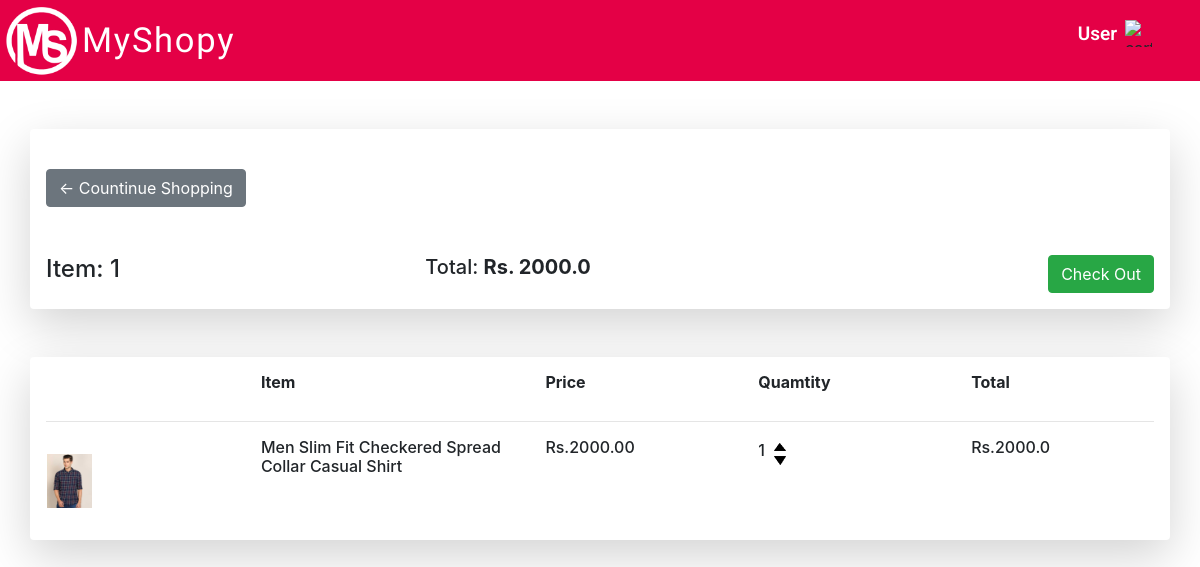
The app's page /cart/ (signed in), older data.
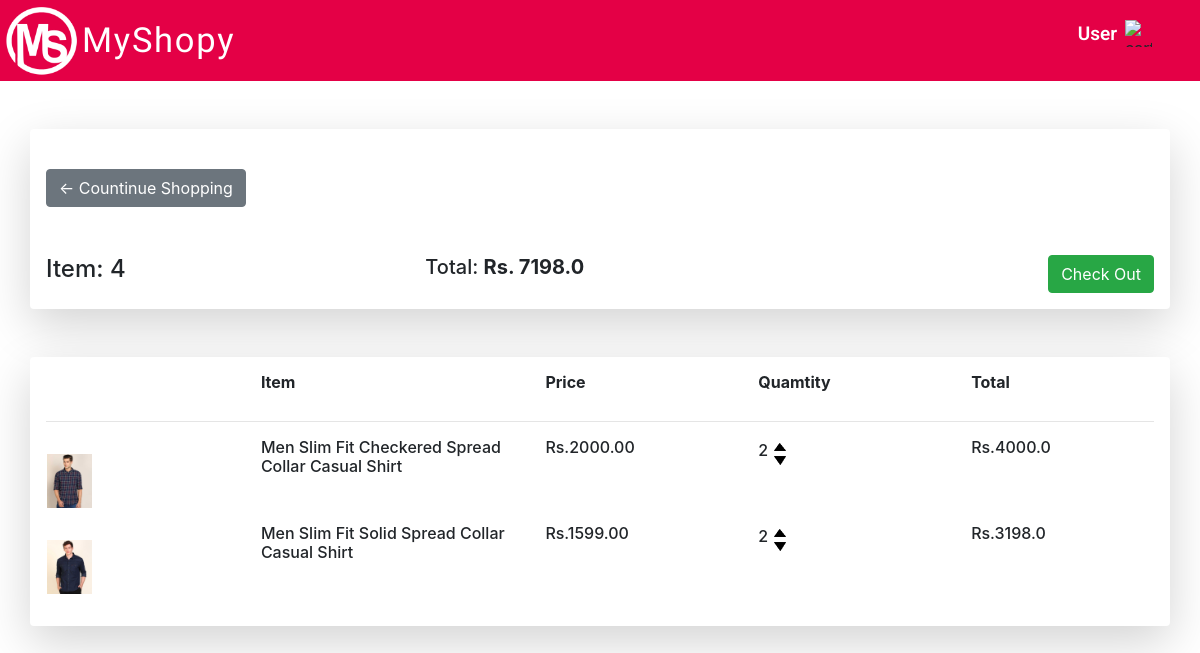
The same page, newer data.
### store/models.py (models this page shows, shortened)
class Order(models.Model):
    customer = models.ForeignKey(Customer, on_delete=models.SET_NULL, null=True, blank=True)
    date_ordered = models.DateTimeField(auto_now_add=True)
    complete = models.BooleanField(default=False)
    transaction_id = models.CharField(max_length=100, null=True)
    @property
    def get_cart_total(self):
        orderitems = self.orderitem_set.all()
        total = sum([item.get_total for item in orderitems])
        return total
    @property
    def get_cart_items(self):
        orderitems = self.orderitem_set.all()
        total = sum([item.quantity for item in orderitems])
        return total

class OrderItem(models.Model):
    customer = models.ForeignKey(Customer, on_delete=models.SET_NULL, null=True, blank=True)
    product = models.ForeignKey(ProductMen, on_delete=models.SET_NULL, null=True)
    order = models.ForeignKey(Order, on_delete=models.SET_NULL, null=True)
    quantity = models.IntegerField(default=0, null=True, blank=True)
    date_added = models.DateTimeField(auto_now_add=True)
    @property
    def get_total(self):
        total = self.product.price * self.quantity
        return total

class ProductMen(models.Model):
    name = models.CharField(max_length=200)
    price = models.FloatField()
    digital = models.BooleanField(default=False, null=True, blank=False)
    image = models.ImageField(null=True, blank=True, height_field=None, width_field=None)
    @property
    def imageURL(self):
        try:
            url = self.image.url
        except:
            url = " "
        return url

### store/views.py (the view)
# urls.py: path('cart/', views.cart, name="cart"),
def cart(request):
    if request.user.is_authenticated:
        customer = request.user.customer
        order, created = Order.objects.get_or_create(customer=customer, complete=False)
        items = order.orderitem_set.all()
        cartItems = order.get_cart_items
    else:
        items = []
        order = {'get_cart_total': 0, 'get_cart_items': 0, 'shipping': False}
        artItems = order['get_cart_items']
    context = {'items': items, 'order': order}
    return render(request, 'store/cart.html', context)

### store/templates/store/cart.html (shortened to what this page needs)
{% load static %}
<!DOCTYPE html>
<html lang="en">
<head>
    <link rel="stylesheet" href="{% static 'css/cartStyle.css' %}">
    <link rel="stylesheet" href="https://stackpath.bootstrapcdn.com/bootstrap/4.3.1/css/bootstrap.min.css">
</head>
<body>
    <div class="root">
        <div class="row nav-bar">
            <div class="col-md-3">
                <img class="logo-img" src="{% static 'images/imgbin_logo-circlr-redmi-5-xiaomi-png.png' %}" alt="logo-image">
                <h6 class="logo-text pt-3 ">MyShopy</h6>
            </div>
            <div class="col-md-6 ">
                </div>
            <div class="col-md-3 pt-3">
                <img class="user_img mr-5 mt-1" src="{% static 'images/icons8-change-user-50.png' %}" alt="cart_image">
                <h6 class="cart-text pt-2 pr-2">User</h6>
            </div>
        </div>
        <div class="container shadow-lg p-3 mb-5 bg-white rounded mt-5">
            <div class="row">
                <div class="col-md-4 pt-4">
                    <a href="{% url 'store' %}">
                        <button type="button" class="btn btn-secondary" data-toggle="button" aria-pressed="false" autocomplete="off">
                        &#x2190; Countinue Shopping
                      </button>
                    </a>
                </div>
                <div class="col-md-4"></div>
                <div class="col-md-4"></div>
            </div>
            <div class="row pt-5">
                <div class="col-md-4">
                    <h4>Item: {{order.get_cart_items}}</h4>
                </div>
                <div class="col-md-4 ">
                    <h5>Total: <strong>Rs. {{order.get_cart_total}}</strong></h5>
                </div>
                <div class="col-md-4 ">
                    <a href="{% url 'checkout' %}">
                    <button style="float: right;" type="button" class="btn btn-success">Check Out</button>
                    </a>
                </div>
            </div>
        </div>
        <div class="container shadow-lg p-3 mb-5 bg-white rounded mt-5">
            <div class="row">
                <div class="col p-3"></div>
                <div class="col-3"><h6 style="font-weight: bold;">Item</h6></div>
                <div class="col"><h6 style="font-weight: bolder;">Price</h6></div>
                <div class="col"><h6 style="font-weight: bolder;">Quamtity</h6></div>
                <div class="col"><h6 style="font-weight: bolder;">Total</h6></div>
            </div>
            <hr>
            {% for item in items %}
            <div class="row">
                <div class="col p-3"><img src="{{item.product.imageURL}}" width="45px" alt=""></div>
                <div class="col-3"><h6 style="font-weight: 500;">{{item.product.name}}</h6></div>
                <div class="col"><h6 style="font-weight: 500;">Rs.{{item.product.price|floatformat:2}}</h6></div>
                <div class="col">
                    <p style="font-weight: 500; float:left;">
                    {{item.quantity}}
                    </p>
                    <img data-product="{{item.product.id}}" data-action="add" class="ml-3 chg-quantity update-cart" src="{% static 'images/arrow-up.png' %}">
                    <img data-product="{{item.product.id}}" data-action="remove" class="ml-3 chg-quantity update-cart" src="{% static 'images/arrow-down.png' %}">
                </div>
                <div class="col"><h6 style="font-weight: 500;">Rs.{{item.get_total}}</h6></div>
            </div>
            {% endfor %}
        </div>
    </div>
</body>
</html>

Row changes from the older to the newer data that the page shows:
changed through a linked row, Order: get_cart_items "1" → "4"; get_cart_total "2000.0" → "7198.0"
changed OrderItem "Men Slim Fit Checkered Spread Collar Casual Shirt": quantity "1" → "2"; get_total "2000.0" → "4000.0"
added OrderItem: product.imageURL (picture), product.name "Men Slim Fit Solid Spread Collar Casual Shirt", product.price "1599.00", quantity "2", get_total "3198.0"
